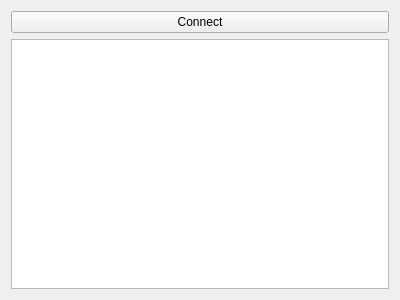
<?xml version="1.0" encoding="UTF-8"?>
<ui version="4.0">
 <class>Maditor::View::NetworkView</class>
 <widget class="QWidget" name="Maditor::View::NetworkView">
  <property name="geometry">
   <rect>
    <x>0</x>
    <y>0</y>
    <width>400</width>
    <height>300</height>
   </rect>
  </property>
  <property name="windowTitle">
   <string>Form</string>
  </property>
  <layout class="QVBoxLayout" name="verticalLayout">
   <item>
    <widget class="QPushButton" name="connectButton">
     <property name="text">
      <string>Connect</string>
     </property>
    </widget>
   </item>
   <item>
    <widget class="QTextBrowser" name="textBrowser"/>
   </item>
  </layout>
 </widget>
 <resources/>
 <connections/>
</ui>
